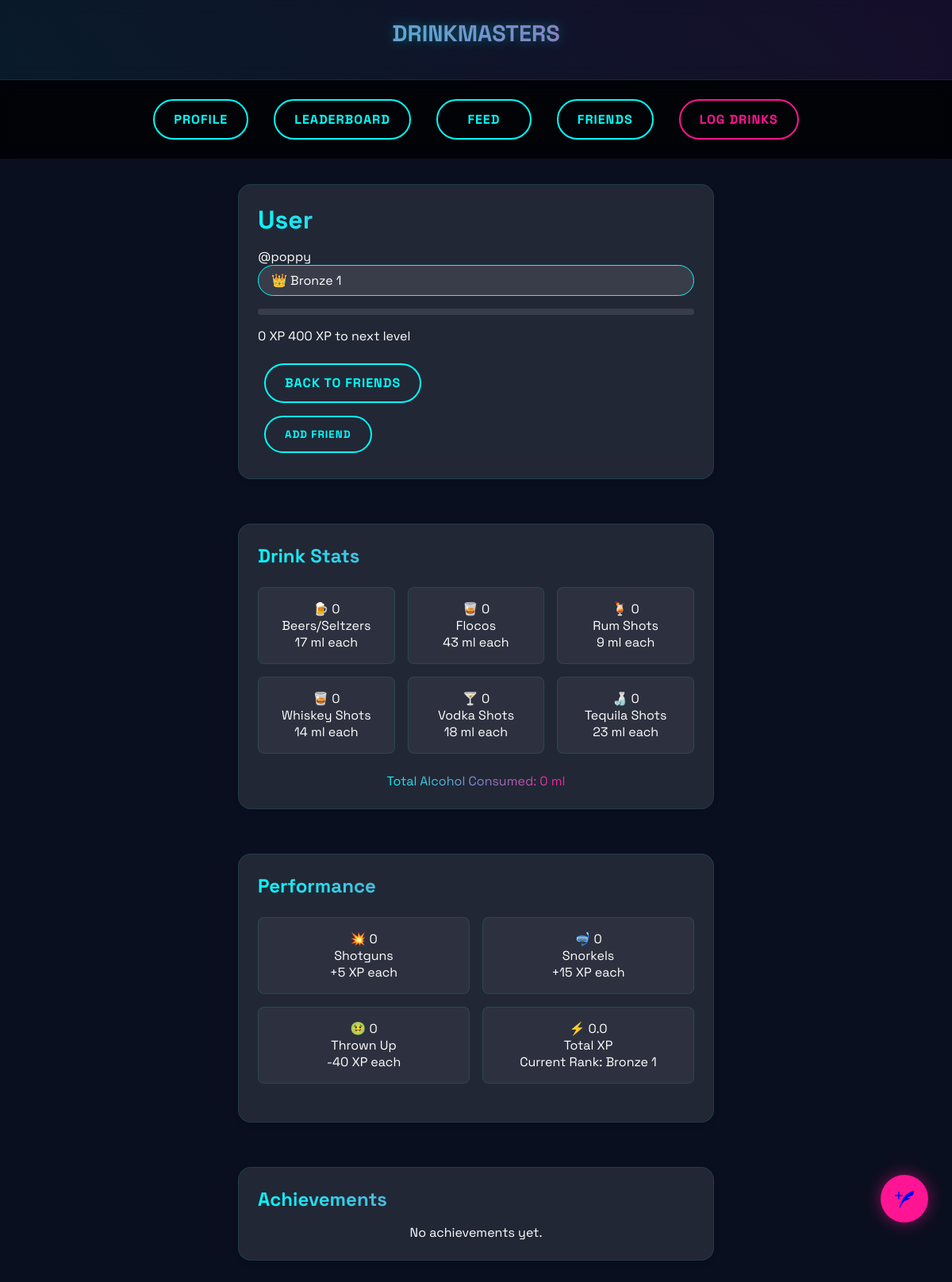
The page /accounts/friend_profile/poppy/ (signed in) on the database its author committed.
### accounts/models.py (models this page shows, shortened)
class Profile(models.Model):
    user = models.OneToOneField(User, on_delete=models.CASCADE)
    display_name = models.CharField(
        max_length=15,
        default='User',
        help_text="Display name (letters only, max 15 characters)"
    )
    beer      = models.IntegerField(default=0, help_text="Number of Beers/Seltzers drank (17 ml alcohol per beer)")
    floco     = models.IntegerField(default=0, help_text="Number of Flocos (43 ml alcohol per shot)")
    rum       = models.IntegerField(default=0, help_text="Number of rum shots (9 ml alcohol per shot)")
    whiskey   = models.IntegerField(default=0, help_text="Number of whiskey shots (14 ml alcohol per shot)")
    vodka     = models.IntegerField(default=0, help_text="Number of vodka shots (18 ml alcohol per shot)")
    tequila   = models.IntegerField(default=0, help_text="Number of tequila shots (23 ml alcohol per shot)")
    shotguns  = models.IntegerField(default=0, help_text="Number of shotguns")
    snorkels  = models.IntegerField(default=0, help_text="Number of snorkels")
    thrown_up = models.IntegerField(default=0, help_text="Times thrown up")
    xp        = models.IntegerField(default=0, help_text="Lifetime XP")
    tokens    = models.IntegerField(default=0, help_text="Available token balance")
    rank         = models.CharField(max_length=50, default='Bronze 1', help_text="Lifetime sub-rank")
    monthly_rank = models.CharField(max_length=50, default='Bronze',   help_text="Current month rank (resets 1st of each month)")
    yearly_rank  = models.CharField(max_length=50, default='Bronze',   help_text="Current calendar year rank (resets Jan 1)")
    friends = models.ManyToManyField('self', symmetrical=False, blank=True)
    def calculate_alcohol_drank(self):
        return (
            (self.beer    * 17) +
            (self.floco   * 43) +
            (self.rum     *  9) +
            (self.whiskey * 14) +
            (self.vodka   * 18) +
            (self.tequila * 23)
        )
    def calculate_xp(self):
        alcohol_xp = self.calculate_alcohol_drank() * 0.75
        bonus_xp   = (self.shotguns * 5) + (self.snorkels * 15)
        penalties  = self.thrown_up * 40
        return max(round(alcohol_xp + bonus_xp - penalties, 2), 0)
    @property
    def xp_to_next_level(self):
        return _next_threshold(int(self.xp), LIFETIME_RANKS)
    @property
    def xp_percentage(self):
        if self.rank == 'Steeze 3':
            return 100
        next_xp = self.xp_to_next_level
        if not next_xp:
            return 100
        current_floor = 0
        for threshold, _ in LIFETIME_RANKS:
            if self.xp >= threshold:
                current_floor = threshold
            else:
                break
        span = next_xp - current_floor
        if span <= 0:
            return 100
        return min(100, int(((self.xp - current_floor) / span) * 100))
    def check_achievements(self):
        earned = []
        for achievement in Achievement.objects.all():
            if achievement.qualifies(self):
                earned.append(achievement)
        return earned

### accounts/views.py (the view)
# urls.py: path('friend_profile/<str:username>/', views.friend_profile, name='friend_profile'),
@login_required
def friend_profile(request, username):
    friend_profile_obj = get_object_or_404(Profile, user__username=username)
    is_friend = friend_profile_obj in request.user.profile.friends.all()
    earned_achievements = friend_profile_obj.check_achievements()
    return render(request, 'accounts/friend_profile.html', {
        'friend_profile': friend_profile_obj,
        'is_friend': is_friend,
        'achievements': earned_achievements,  # if you're showing achievements here
    })

### accounts/models.py (called while the page is built)
def _next_threshold(xp, rank_table):
    for threshold, label in rank_table:
        if xp < threshold:
            return threshold
    return None

### accounts/templates/accounts/friend_profile.html (shortened to what this page needs)
{% extends 'base.html' %}
{% block content %}
<div class="profile-container">
    <div class="glass-card profile-header-card">
        <div class="profile-header-main">
            <div class="username-with-rank">
                <h1 class="gradient-text">{{ friend_profile.display_name }}</h1>
                        <p class="username-secondary">@{{ friend_profile.user.username }}</p>
                <div class="rank-badge" data-rank="{{ friend_profile.rank }}">
                    <span class="rank-icon">
                        {% if friend_profile.rank == "Bronze" %}
                            🥉
                        {% elif friend_profile.rank == "Silver" %}
                            🥈
                        {% elif friend_profile.rank == "Gold" %}
                            🥇
                        {% elif friend_profile.rank == "Platinum" %}
                            🔘
                        {% elif friend_profile.rank == "Diamond" %}
                            💎
                        {% else %}
                            👑
                        {% endif %}
                    </span>
                    <span class="rank-name">{{ friend_profile.rank }}</span>
                </div>
            </div>
            <div class="xp-display">
                <div class="xp-bar-container">
                    <div class="xp-bar">
                    </div>
                    <div class="xp-text">
                        <span>{{ friend_profile.xp }} XP</span>
                        {% if friend_profile.rank != "Steez" %}
                            <span>{{ friend_profile.xp_to_next_level }} XP to next level</span>
                        {% else %}
                            <span>MAX RANK</span>
                        {% endif %}
                    </div>
                </div>
            </div>
        </div>
        <div class="profile-actions" style="margin-top: 1rem;">
            <a href="{% url 'friend_list' %}" class="neon-btn">Back to Friends</a>
            {% if is_friend %}
            <form method="post" action="{% url 'remove_friend' friend_profile.id %}">
                {% csrf_token %}
                <button type="submit" class="neon-btn pink-btn">Remove Friend</button>
            </form>
            {% else %}
            <form method="post" action="{% url 'send_friend_request' %}">
                <button type="submit" class="neon-btn">Add Friend</button>
            </form>
            {% endif %}
        </div>
    </div>
    <div class="glass-card">
        <h2 class="gradient-text">Drink Stats</h2>
        <div class="stats-grid three-column">
            <div class="stat-item">
                <div class="stat-value">
                    <span class="stat-icon">🍺</span>
                    <span>{{ friend_profile.beer }}</span>
                </div>
                <div class="stat-label">Beers/Seltzers</div>
                <div class="stat-subtext">17 ml each</div>
            </div>
            <div class="stat-item">
                <div class="stat-value">
                    <span class="stat-icon">🥃</span>
                    <span>{{ friend_profile.floco }}</span>
                </div>
                <div class="stat-label">Flocos</div>
                <div class="stat-subtext">43 ml each</div>
            </div>
            <div class="stat-item">
                <div class="stat-value">
                    <span class="stat-icon">🍹</span>
                    <span>{{ friend_profile.rum }}</span>
                </div>
                <div class="stat-label">Rum Shots</div>
                <div class="stat-subtext">9 ml each</div>
            </div>
            <div class="stat-item">
                <div class="stat-value">
                    <span class="stat-icon">🥃</span>
                    <span>{{ friend_profile.whiskey }}</span>
                </div>
                <div class="stat-label">Whiskey Shots</div>
                <div class="stat-subtext">14 ml each</div>
            </div>
            <div class="stat-item">
                <div class="stat-value">
                    <span class="stat-icon">🍸</span>
                    <span>{{ friend_profile.vodka }}</span>
                </div>
                <div class="stat-label">Vodka Shots</div>
                <div class="stat-subtext">18 ml each</div>
            </div>
            <div class="stat-item">
                <div class="stat-value">
                    <span class="stat-icon">🍶</span>
                    <span>{{ friend_profile.tequila }}</span>
                </div>
                <div class="stat-label">Tequila Shots</div>
                <div class="stat-subtext">23 ml each</div>
            </div>
        </div>
        <div class="total-alcohol" style="text-align: center; margin-top: 1rem;">
            <span class="gradient-text">Total Alcohol Consumed: {{ friend_profile.calculate_alcohol_drank }} ml</span>
        </div>
    </div>
    <div class="glass-card">
        <h2 class="gradient-text">Performance</h2>
        <div class="stats-grid two-column">
            <div class="stat-item">
                <div class="stat-value">
                    <span class="stat-icon">💥</span>
                    <span>{{ friend_profile.shotguns }}</span>
                </div>
                <div class="stat-label">Shotguns</div>
                <div class="stat-subtext">+5 XP each</div>
            </div>
            <div class="stat-item">
                <div class="stat-value">
                    <span class="stat-icon">🤿</span>
                    <span>{{ friend_profile.snorkels }}</span>
                </div>
                <div class="stat-label">Snorkels</div>
                <div class="stat-subtext">+15 XP each</div>
            </div>
            <div class="stat-item">
                <div class="stat-value">
                    <span class="stat-icon">🤢</span>
                    <span>{{ friend_profile.thrown_up }}</span>
                </div>
                <div class="stat-label">Thrown Up</div>
                <div class="stat-subtext">-40 XP each</div>
            </div>
            <div class="stat-item">
                <div class="stat-value">
                    <span class="stat-icon">⚡</span>
                    <span>{{ friend_profile.calculate_xp }}</span>
                </div>
                <div class="stat-label">Total XP</div>
                <div class="stat-subtext">Current Rank: {{ friend_profile.rank }}</div>
            </div>
        </div>
    </div>
<div class="glass-card">
    <h2 class="gradient-text">Achievements</h2>
    <div>
        {% with achievements=friend_profile.get_achievements %}
            {% if achievements %}
                <ul style="list-style-type: none; padding: 0;">
                    {% for achievement in achievements %}
                    <li style="background: rgba(0,254,252,0.1); margin: 0.5rem 0; padding: 0.5rem; border-radius: 5px;">
                        {{ achievement }}
                    </li>
                    {% endfor %}
                </ul>
            {% else %}
                <p style="text-align: center;">No achievements yet.</p>
            {% endif %}
        {% endwith %}
    </div>
</div>
</div>
{% endblock %}

### accounts/templates/base.html (style rules this page uses)
:root { --neon-cyan: #00fefc; --hot-pink: #ff1493; --deep-space: #0a0f1f; --void: #000; --glass-white: rgba(255, 255, 255, 0.1); --glass-border: rgba(0, 254, 252, 0.1); }
* { margin: 0; padding: 0; box-sizing: border-box; font-family: 'Space Grotesk', sans-serif; }
body { background: var(--deep-space); color: white; min-height: 100vh; padding-bottom: 80px; }
.glass-card { background: var(--glass-white); border-radius: 16px; padding: 1.5rem; margin: 1rem; border: 1px solid var(--glass-border); backdrop-filter: blur(5px); transition: transform 0.3s ease, box-shadow 0.3s ease; box-shadow: 0 4px 6px rgba(0, 0, 0, 0.1); }
.neon-btn { background: none; border: 2px solid var(--neon-cyan); color: var(--neon-cyan); padding: 0.8rem 1.5rem; border-radius: 50px; font-weight: 700; cursor: pointer; transition: all 0.3s ease; text-transform: uppercase; letter-spacing: 1px; text-decoration: none; display: inline-block; margin: 0.5rem; text-align: center; min-width: 120px; }
.gradient-text { background: linear-gradient(45deg, var(--neon-cyan), var(--hot-pink)); -webkit-background-clip: text; background-clip: text; -webkit-text-fill-color: transparent; }
h1, h2, h3 { margin-bottom: 1rem; }
.xp-bar { height: 8px; background: rgba(255,255,255,0.1); border-radius: 4px; overflow: hidden; margin: 1rem 0; }
.rank-badge { background: rgba(255,255,255,0.1); padding: 0.5rem 1rem; border-radius: 25px; border: 1px solid var(--neon-cyan); }
.stats-grid { display: grid; gap: 1.5rem; margin: 1.5rem 0; }
.two-column { grid-template-columns: repeat(2, 1fr); }
.three-column { grid-template-columns: repeat(3, 1fr); }
.stat-item { background: rgba(255,255,255,0.05); padding: 1rem; border-radius: 12px; border: 1px solid rgba(0,254,252,0.1); }
@media (min-width: 768px) { body { padding-bottom: 0; } }

### accounts/templates/accounts/friend_profile.html (style rules this page uses)
.profile-container { display: flex; flex-direction: column; gap: 1.5rem; padding: 1rem; align-items: center; }
.profile-header-card, .glass-card { width: 100%; max-width: 600px; }
.stats-grid { display: grid; gap: 1rem; }
.three-column { grid-template-columns: repeat(3, 1fr); }
.two-column { grid-template-columns: repeat(2, 1fr); }
.stat-item { background: rgba(255, 255, 255, 0.05); padding: 1rem; border-radius: 8px; text-align: center; }

### rows shown on the page
Profile: display_name "User", user.username "poppy", rank "Bronze 1", xp "0", xp_to_next_level "400", beer "0", floco "0", rum "0", whiskey "0", vodka "0", tequila "0", calculate_alcohol_drank "0", shotguns "0", snorkels "0", thrown_up "0", calculate_xp "0.0"
